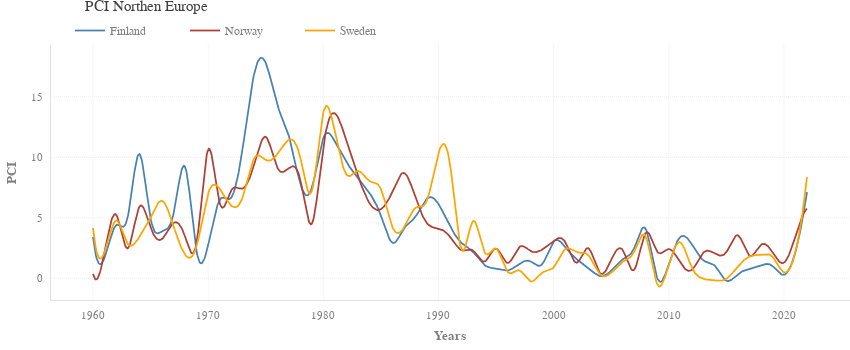

Notebook code for this chart:
### Code cell
fig = pl_figure(figsize=(850, 350))

# pl_plot(
#     go.Scatter(x=data.index, y=data['Finland'], mode='lines+markers', line_color=palette[0], name='Finland'), fig)


pl_plot(
    go.Scatter(
        x=smoothed(data['Finland'][:-1]).index,
        y=smoothed(data['Finland'][:-1]).values.ravel(),
        mode='lines', line_color=palette[2], hoverinfo='skip', name='Finland'), fig)
pl_plot(
    go.Scatter(
        x=data['Finland'][:-1].index,
        y=data['Finland'][:-1],
        marker=dict(opacity=0),
        mode='markers', line_color=palette[2], showlegend=False, name='Finland'), fig)

pl_plot(
    go.Scatter(
        x=smoothed(data['Norway'][:-1]).index,
        y=smoothed(data['Norway'][:-1]).values.ravel(),
        mode='lines', line_color=palette[1], hoverinfo='skip', name='Norway'), fig)
pl_plot(
    go.Scatter(
        x=data['Norway'][:-1].index,
        y=data['Norway'][:-1],
        marker=dict(opacity=0),
        mode='markers', line_color=palette[1], showlegend=False, name='Norway'), fig)

pl_plot(
    go.Scatter(
        x=smoothed(data['Sweden'][:-1]).index,
        y=smoothed(data['Sweden'][:-1]).values.ravel(),
        mode='lines', line_color=palette[4], hoverinfo='skip', name='Sweden'), fig)
pl_plot(
    go.Scatter(
        x=data['Sweden'][:-1].index,
        y=data['Sweden'][:-1],
        marker=dict(opacity=0),
        mode='markers', line_color=palette[4], showlegend=False, name='Sweden'), fig)

pl_labels(x='Years', y='PCI')
pl_title('PCI Northen Europe')

fig.show(config=config)
pl_savefig(fig, 'pci_scandinavia', dir=path_save_img, config=config)

### Figure 1 — Plotly figure (JSON) as saved in the notebook; plotly's stock layout.template omitted (floating-point values rounded to 4 significant figures; data arrays with more than 128 entries replaced by an {"elided": "..."} marker saying what was removed)
{"data": [{"hoverinfo": "skip", "line": {"color": "#4682B4"}, "mode": "lines", "name": "Finland", "type": "scatter", "x": {"elided": "1000 float values"}, "y": {"elided": "1000 float values"}}, {"line": {"color": "#4682B4"}, "marker": {"opacity": 0}, "mode": "markers", "name": "Finland", "showlegend": false, "type": "scatter", "x": [1960, 1961, 1962, 1963, 1964, 1965, 1966, 1967, 1968, 1969, 1970, 1971, 1972, 1973, 1974, 1975, 1976, 1977, 1978, 1979, 1980, 1981, 1982, 1983, 1984, 1985, 1986, 1987, 1988, 1989, 1990, 1991, 1992, 1993, 1994, 1995, 1996, 1997, 1998, 1999, 2000, 2001, 2002, 2003, 2004, 2005, 2006, 2007, 2008, 2009, 2010, 2011, 2012, 2013, 2014, 2015, 2016, 2017, 2018, 2019, 2020, 2021, 2022], "y": [3.418, 1.691, 4.384, 4.996, 10.28, 4.941, 3.874, 5.378, 9.192, 2.206, 2.74, 6.476, 6.662, 10.75, 16.94, 17.81, 14.34, 11.79, 7.799, 7.467, 11.59, 11.31, 9.585, 8.366, 7.068, 5.196, 2.934, 4.113, 5.086, 6.593, 6.15, 4.31, 2.919, 2.191, 1.089, 0.7912, 0.6292, 1.193, 1.399, 1.162, 3.042, 2.578, 1.571, 0.8774, 0.1871, 0.6239, 1.567, 2.511, 4.066, -9.174e-07, 1.184, 3.417, 2.808, 1.478, 1.041, -0.2079, 0.3567, 0.754, 1.084, 1.024, 0.2906, 2.195, 7.124]}, {"hoverinfo": "skip", "line": {"color": "#AF4035"}, "mode": "lines", "name": "Norway", "type": "scatter", "x": {"elided": "1000 float values"}, "y": {"elided": "1000 float values"}}, {"line": {"color": "#AF4035"}, "marker": {"opacity": 0}, "mode": "markers", "name": "Norway", "showlegend": false, "type": "scatter", "x": [1960, 1961, 1962, 1963, 1964, 1965, 1966, 1967, 1968, 1969, 1970, 1971, 1972, 1973, 1974, 1975, 1976, 1977, 1978, 1979, 1980, 1981, 1982, 1983, 1984, 1985, 1986, 1987, 1988, 1989, 1990, 1991, 1992, 1993, 1994, 1995, 1996, 1997, 1998, 1999, 2000, 2001, 2002, 2003, 2004, 2005, 2006, 2007, 2008, 2009, 2010, 2011, 2012, 2013, 2014, 2015, 2016, 2017, 2018, 2019, 2020, 2021, 2022], "y": [0.3605, 2.155, 5.274, 2.472, 5.867, 4.187, 3.251, 4.579, 3.448, 2.963, 10.64, 6.224, 7.258, 7.419, 9.412, 11.69, 9.161, 9.104, 8.162, 4.51, 10.88, 13.64, 11.34, 8.465, 6.218, 5.715, 7.176, 8.717, 6.676, 4.546, 4.131, 3.438, 2.328, 2.288, 1.376, 2.46, 1.263, 2.567, 2.252, 2.366, 3.086, 3.004, 1.287, 2.488, 0.4545, 1.532, 2.329, 0.7126, 3.754, 2.197, 2.419, 1.285, 0.6969, 2.12, 2.042, 2.171, 3.55, 1.875, 2.765, 2.168, 1.287, 3.484, 5.764]}, {"hoverinfo": "skip", "line": {"color": "#FFA500"}, "mode": "lines", "name": "Sweden", "type": "scatter", "x": {"elided": "1000 float values"}, "y": {"elided": "1000 float values"}}, {"line": {"color": "#FFA500"}, "marker": {"opacity": 0}, "mode": "markers", "name": "Sweden", "showlegend": false, "type": "scatter", "x": [1960, 1961, 1962, 1963, 1964, 1965, 1966, 1967, 1968, 1969, 1970, 1971, 1972, 1973, 1974, 1975, 1976, 1977, 1978, 1979, 1980, 1981, 1982, 1983, 1984, 1985, 1986, 1987, 1988, 1989, 1990, 1991, 1992, 1993, 1994, 1995, 1996, 1997, 1998, 1999, 2000, 2001, 2002, 2003, 2004, 2005, 2006, 2007, 2008, 2009, 2010, 2011, 2012, 2013, 2014, 2015, 2016, 2017, 2018, 2019, 2020, 2021, 2022], "y": [4.142, 2.158, 4.766, 2.872, 3.388, 5.013, 6.405, 4.289, 1.943, 2.692, 7.016, 7.396, 6.007, 6.718, 9.912, 9.78, 10.25, 11.44, 9.995, 7.21, 13.71, 12.1, 8.589, 8.873, 8.044, 7.373, 4.236, 4.189, 5.825, 6.443, 10.37, 9.445, 2.374, 4.728, 2.158, 2.455, 0.5331, 0.6584, -0.2671, 0.4622, 0.8991, 2.406, 2.158, 1.926, 0.3737, 0.4532, 1.36, 2.212, 3.437, -0.4945, 1.158, 2.961, 0.8884, -0.04429, -0.1796, -0.04678, 0.9843, 1.794, 1.954, 1.784, 0.4974, 2.163, 8.369]}], "layout": {"autosize": false, "height": 350, "margin": {"t": 45}, "title": {"text": "PCI Northen Europe"}, "width": 850, "xaxis": {"autorange": true, "range": [1956.0, 2026.0], "side": "right", "title": {"font": {"weight": "bold"}, "standoff": 10, "text": "Years"}, "type": "linear"}, "yaxis": {"autorange": true, "range": [-1.797, 19.29], "title": {"font": {"weight": "bold"}, "standoff": 10, "text": "PCI"}, "type": "linear"}}}
